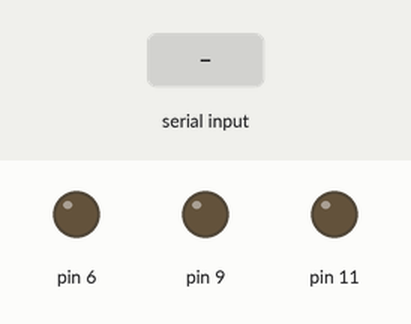
The sketch below on a simulated Arduino Uno, built with avr-gcc and run on an emulated ATmega328P. On the bench: output pins drawn as LEDs (lit = HIGH). The inputs (shaded band) are chosen by the test bench.

Above: at 1.5 s.
1.6 s: "30,150\n" received over Serial
At 4.0 s:
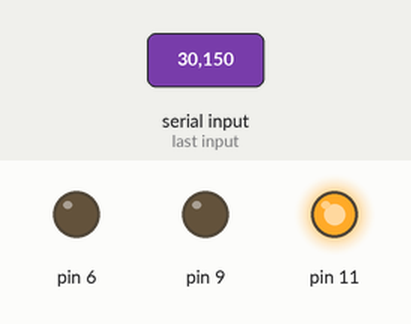
4.6 s: "1\n" received over Serial
At 5.6 s:
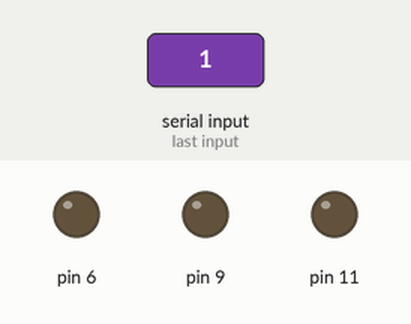
Timing chart, 0 to 7.6 s (numbered marks = the images above; inputs shaded):
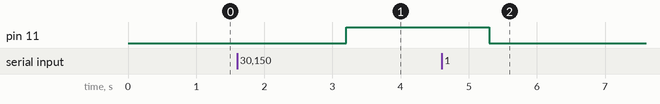

Measured:
- after the input at 1.6 s, pin 11: LOW → HIGH after 1.6 s
- after the input at 4.6 s, pin 11: HIGH → LOW after 0.70 s

The sketch:

lab4.ino
```cpp
int opnum;
int ledon=0;
int tim = 200;
void setup() {
  // put your setup code here, to run once:
  Serial.begin(9600);
  int opt[4]={1,2,3,4};
  pinMode(11, OUTPUT);
  pinMode(9,OUTPUT);
  pinMode(6,OUTPUT);
}

void loop() {
  // put your main code here, to run repeatedly:
    digitalWrite(10,HIGH);
  delay(tim);
  digitalWrite(10,LOW);
  delay(tim);
  if(Serial.available()){
    char ch=Serial.read();
    if(isDigit(ch))
    {
        opnum = (ch-'0');
    }
  }
  if(opnum == 1)
  {
    if(ledon==0){
          digitalWrite(11,HIGH);
          delay(500);
          ledon=1;
        }
        else
        {
          digitalWrite(11,LOW);
          delay(500);
          ledon = 0;
        }
        opnum=9;
  }

}
```
